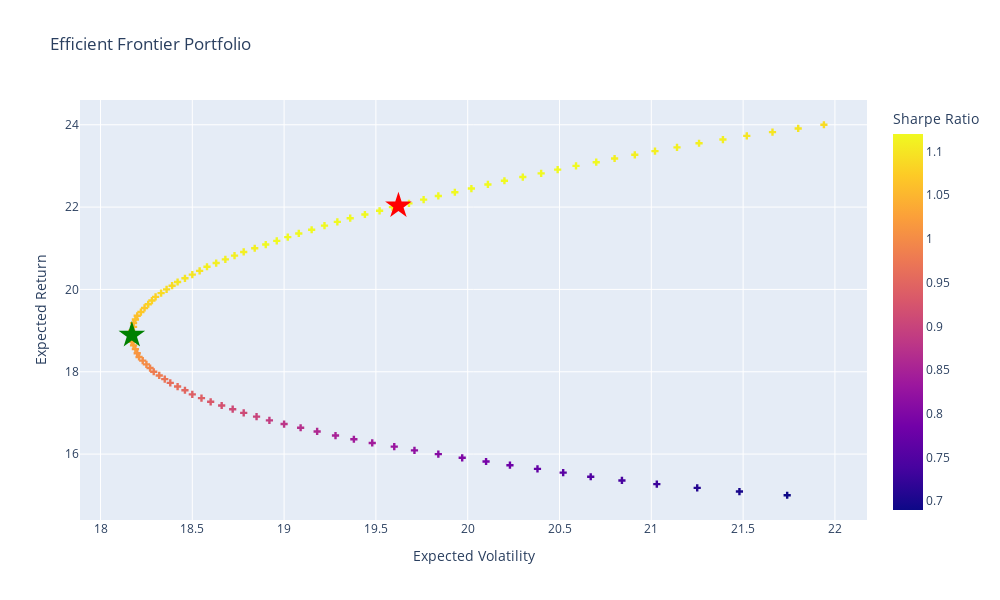

Notebook code cell kept with this figure:
### Code cell
# Plot efficient frontier portfolio
fig = px.scatter(
    efport, x='targetvols', y='targetrets',  color='targetsharpe',
    labels={'targetrets': 'Expected Return', 'targetvols': 'Expected Volatility','targetsharpe': 'Sharpe Ratio'},
    title="Efficient Frontier Portfolio"
     ).update_traces(mode='markers', marker=dict(symbol='cross'))


# Plot maximum sharpe portfolio
fig.add_scatter(
    mode='markers',
    x=[100*portfolio_stats(opt_sharpe['x'])[1]], 
    y=[100*portfolio_stats(opt_sharpe['x'])[0]],
    marker=dict(color='red', size=20, symbol='star'),
    name = 'Max Sharpe'
).update(layout_showlegend=False)

# Plot minimum variance portfolio
fig.add_scatter(
    mode='markers',
    x=[100*portfolio_stats(opt_var['x'])[1]], 
    y=[100*portfolio_stats(opt_var['x'])[0]],
    marker=dict(color='green', size=20, symbol='star'),
    name = 'Min Variance'
).update(layout_showlegend=False)

# Show spikes
fig.update_xaxes(showspikes=True)
fig.update_yaxes(showspikes=True)
fig.show()

### Figure 1 — Plotly figure (JSON) as saved in the notebook; plotly's stock layout.template omitted (floating-point values rounded to 4 significant figures)
{"data": [{"hovertemplate": "Expected Volatility=%{x}<br>Expected Return=%{y}<br>Sharpe Ratio=%{marker.color}<extra></extra>", "legendgroup": "", "marker": {"color": [0.69, 0.7, 0.71, 0.73, 0.74, 0.75, 0.76, 0.77, 0.78, 0.79, 0.8, 0.81, 0.82, 0.83, 0.84, 0.84, 0.85, 0.86, 0.87, 0.88, 0.89, 0.9, 0.91, 0.91, 0.92, 0.93, 0.94, 0.94, 0.95, 0.96, 0.96, 0.97, 0.98, 0.98, 0.99, 1, 1, 1.01, 1.01, 1.02, 1.03, 1.03, 1.04, 1.04, 1.05, 1.05, 1.05, 1.06, 1.06, 1.07, 1.07, 1.08, 1.08, 1.08, 1.09, 1.09, 1.09, 1.1, 1.1, 1.1, 1.1, 1.11, 1.11, 1.11, 1.11, 1.11, 1.11, 1.12, 1.12, 1.12, 1.12, 1.12, 1.12, 1.12, 1.12, 1.12, 1.12, 1.12, 1.12, 1.12, 1.12, 1.12, 1.12, 1.12, 1.12, 1.12, 1.12, 1.12, 1.12, 1.12, 1.11, 1.11, 1.11, 1.11, 1.11, 1.11, 1.1, 1.1, 1.1, 1.09], "coloraxis": "coloraxis", "symbol": "cross"}, "mode": "markers", "name": "", "orientation": "v", "showlegend": false, "type": "scatter", "x": [21.74, 21.48, 21.25, 21.03, 20.84, 20.67, 20.52, 20.38, 20.23, 20.1, 19.97, 19.84, 19.71, 19.6, 19.48, 19.38, 19.28, 19.18, 19.09, 19, 18.92, 18.85, 18.78, 18.72, 18.66, 18.6, 18.55, 18.5, 18.46, 18.42, 18.38, 18.35, 18.32, 18.29, 18.27, 18.25, 18.23, 18.21, 18.2, 18.19, 18.18, 18.17, 18.17, 18.17, 18.17, 18.18, 18.18, 18.19, 18.2, 18.22, 18.24, 18.26, 18.28, 18.3, 18.33, 18.36, 18.39, 18.42, 18.46, 18.5, 18.54, 18.58, 18.63, 18.68, 18.73, 18.78, 18.84, 18.9, 18.96, 19.02, 19.08, 19.15, 19.22, 19.29, 19.36, 19.44, 19.52, 19.59, 19.68, 19.76, 19.84, 19.93, 20.02, 20.11, 20.2, 20.3, 20.4, 20.49, 20.59, 20.7, 20.8, 20.91, 21.02, 21.14, 21.26, 21.39, 21.52, 21.66, 21.8, 21.94], "xaxis": "x", "y": [15, 15.09, 15.18, 15.27, 15.36, 15.45, 15.55, 15.64, 15.73, 15.82, 15.91, 16, 16.09, 16.18, 16.27, 16.36, 16.45, 16.55, 16.64, 16.73, 16.82, 16.91, 17, 17.09, 17.18, 17.27, 17.36, 17.45, 17.55, 17.64, 17.73, 17.82, 17.91, 18, 18.09, 18.18, 18.27, 18.36, 18.45, 18.55, 18.64, 18.73, 18.82, 18.91, 19, 19.09, 19.18, 19.27, 19.36, 19.45, 19.55, 19.64, 19.73, 19.82, 19.91, 20, 20.09, 20.18, 20.27, 20.36, 20.45, 20.55, 20.64, 20.73, 20.82, 20.91, 21, 21.09, 21.18, 21.27, 21.36, 21.45, 21.55, 21.64, 21.73, 21.82, 21.91, 22, 22.09, 22.18, 22.27, 22.36, 22.45, 22.55, 22.64, 22.73, 22.82, 22.91, 23, 23.09, 23.18, 23.27, 23.36, 23.45, 23.55, 23.64, 23.73, 23.82, 23.91, 24], "yaxis": "y"}, {"marker": {"color": "red", "size": 20, "symbol": "star"}, "mode": "markers", "name": "Max Sharpe", "type": "scatter", "x": [19.62], "y": [22.03]}, {"marker": {"color": "green", "size": 20, "symbol": "star"}, "mode": "markers", "name": "Min Variance", "type": "scatter", "x": [18.17], "y": [18.89]}], "layout": {"coloraxis": {"colorbar": {"title": {"text": "Sharpe Ratio"}}, "colorscale": [[0, "#0d0887"], [0.1111, "#46039f"], [0.2222, "#7201a8"], [0.3333, "#9c179e"], [0.4444, "#bd3786"], [0.5556, "#d8576b"], [0.6667, "#ed7953"], [0.7778, "#fb9f3a"], [0.8889, "#fdca26"], [1, "#f0f921"]]}, "height": 600, "legend": {"tracegroupgap": 0}, "showlegend": false, "title": {"text": "Efficient Frontier Portfolio"}, "width": 1000, "xaxis": {"anchor": "y", "autorange": true, "domain": [0, 1], "range": [17.89, 22.17], "showspikes": true, "title": {"text": "Expected Volatility"}, "type": "linear"}, "yaxis": {"anchor": "x", "autorange": true, "domain": [0, 1], "range": [14.4, 24.6], "showspikes": true, "title": {"text": "Expected Return"}, "type": "linear"}}}
